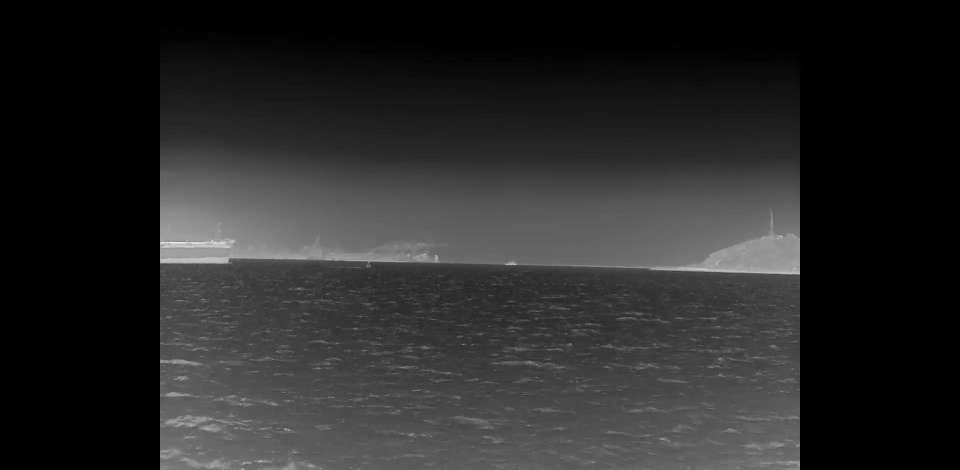
#> input picture jierui24tools/judge_inf_rgb_area/inf_000008.jpg, 1920 x 940 px, given in place of 000001.jpg, which was not available (shown at 1/2 size)
$ python judge_cv_ssim_v2.py
#> lines starting #> are read from the running program, lines starting #| are printed output that depends on the picture; after the words box and inside, x2 and y2 are one past the last pixel; in counts of white or black regions, pixels touching at a corner belong together; pictures that were not available may be replaced by others from this repository, and a replacement may not be noted
import cv2
import pandas as pd
import numpy as np
import math
from skimage.metrics import structural_similarity as ssim
from sklearn.metrics.pairwise import cosine_similarity
from skimage.metrics import normalized_mutual_information

import os

# ========== CONFIG ==========
RGB_IMG_DIR = r"C:\Users\liuji\Downloads/jierui24_final/0061/visible/image"
IR_IMG_DIR = r"C:\Users\liuji\Downloads/jierui24_final/0061/infrared/image"
RGB_GT_PATH = r"C:\Users\liuji\Downloads/jierui24_final_RGB/train/0061/gt/gt_mask.txt"
IR_GT_PATH = r"C:\Users\liuji\Downloads/jierui24_final_INF/train/0061/gt/gt.txt"

RGB_IMG_DIR = r"/Users/lisushang/Downloads/jierui24_final_RGB/train/0061/image"
IR_IMG_DIR = r"/Users/lisushang/Downloads/jierui24_final_INF/train/0061/image"
RGB_GT_PATH = r"/Users/lisushang/Downloads/jierui24_final_RGB/train/0061/gt/gt_mask.txt"
IR_GT_PATH = r"/Users/lisushang/Downloads/jierui24_final_INF/train/0061/gt/gt.txt"
FRAME_START, FRAME_END = 1, 119  # 改成你的帧范围
# ============================

# ========== UTILITIES ==========
# [8 lines left out: function preprocess_image, not called in this run]

def compute_motion_vector(df, frame, win=3):
    sub = df[(df['frame'] >= frame - win // 2) & (df['frame'] <= frame + win // 2)]
    vectors = {}
    for obj_id, g in sub.groupby('id'):
        g = g.sort_values('frame')
        if len(g) >= 2:
            center = g[['x', 'y']].values + g[['w', 'h']].values / 2
            h = g['h'].values
            motion = (center[1:] - center[:-1]) / h[:-1, np.newaxis]
            vectors[obj_id] = np.mean(motion, axis=0)
    return vectors

def compute_affine_align_matrix(ir_box, rgb_box):
    x_ir, y_ir, w_ir, h_ir = ir_box
    x_rgb, y_rgb, w_rgb, h_rgb = rgb_box

    scale_w = w_rgb / w_ir
    scale_h = h_rgb / h_ir

    cx_ir = x_ir + w_ir / 2
    cy_ir = y_ir + h_ir / 2
    cx_rgb = x_rgb + w_rgb / 2
    cy_rgb = y_rgb + h_rgb / 2

    tx = cx_rgb - cx_ir * scale_w
    ty = cy_rgb - cy_ir * scale_h

    return np.array([[scale_w, 0, tx], [0, scale_h, ty]], dtype=np.float32)

def get_nonzero_mask(aligned_ir):
    # 将图像转为灰度并检测非零像素
    gray = cv2.cvtColor(aligned_ir, cv2.COLOR_BGR2GRAY)
    mask = (gray > 0).astype(np.uint8) * 255  # 非零区域为255，其余为0
    return mask

# [8 lines left out: function compute_mi, not called in this run]
def feature_match_orb(img1, img2, mask):
    # 1. 使用掩码裁剪有效区域
    x, y, w, h = cv2.boundingRect(mask)
    img1_masked = img1[y:y + h, x:x + w]
    img2_masked = img2[y:y + h, x:x + w]

    # 2. 初始化 ORB 检测器
    orb = cv2.ORB_create()
    kp1, des1 = orb.detectAndCompute(img1_masked, None)
    kp2, des2 = orb.detectAndCompute(img2_masked, None)

    # 3. 检查关键点和描述符有效性
    if des1 is None or des2 is None or len(kp1) == 0 or len(kp2) == 0:
        return 0.0  # 无关键点或描述符时返回 0

    # 4. 确保描述符维度一致（ORB 默认应为 32，但需验证）
    if des1.shape[1] != des2.shape[1]:
        return 0.0  # 描述符维度不一致时直接返回 0

    # 5. 匹配描述符
    bf = cv2.BFMatcher(cv2.NORM_HAMMING, crossCheck=True)
    try:
        matches = bf.match(des1, des2)
        match_ratio = len(matches) / max(len(kp1), len(kp2))
    except cv2.error as e:
        print(f"匹配错误: {e}")
        return 0.0

    return match_ratio


# [42 lines left out: functions compute_masked_ssim, compute_masked_psnr, not called in this run]


def extract_patch(img, box):
    x, y, w, h = map(int, box)
    return img[y:y+h, x:x+w]

# ========== MAIN ==========

columns = ['frame', 'id', 'x', 'y', 'w', 'h', 'conf', 'class', 'vis']
inf_gt = pd.read_csv(IR_GT_PATH, header=None, names=columns)
#> (reads jierui24tools/judge_inf_rgb_area/gt.txt from the repository)
rgb_gt = pd.read_csv(RGB_GT_PATH, header=None, names=columns)
#> (reads jierui24tools/judge_inf_rgb_area/gt_mask.txt from the repository)

best_ssim = -1
best_frame = -1
best_M = None

for frame_id in range(FRAME_START, FRAME_END):
    img_ir_path = os.path.join(IR_IMG_DIR, f"{frame_id:06d}.jpg")
    img_rgb_path = os.path.join(RGB_IMG_DIR, f"{frame_id:06d}.jpg")
    img_ir = cv2.imread(img_ir_path)
#> img_ir is the input picture: shape (940, 1920, 3); min 0, max 255, mean 40.3
    img_rgb = cv2.imread(img_rgb_path)
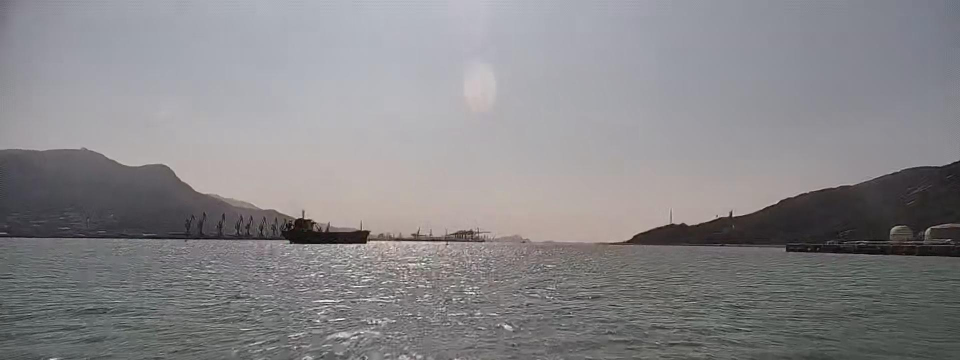
#> input picture jierui24tools/judge_inf_rgb_area/rgb_000008.jpg, 1920 x 720 px, given in place of 000001.jpg, which was not available (shown at 1/2 size)
#> img_rgb is the input picture: shape (720, 1920, 3); mean B, G, R 137.1, 134.6, 135.9
    if img_ir is None or img_rgb is None:
        continue

    inf_vecs = compute_motion_vector(inf_gt, frame_id)
    rgb_vecs = compute_motion_vector(rgb_gt, frame_id)

    best_pair = None
    best_sim = -1
    for iid, ivec in inf_vecs.items():
        for rid, rvec in rgb_vecs.items():
            sim = cosine_similarity([ivec], [rvec])[0][0]
            if sim > best_sim:
                best_sim = sim
                best_pair = (iid, rid)

    if best_pair is None:
        continue
    if ((inf_gt['frame'] == frame_id) & (inf_gt['id'] == best_pair[0])).sum()==0 or ((rgb_gt['frame'] == frame_id) & (rgb_gt['id'] == best_pair[1])).sum()== 0:
        continue
    ir_box = inf_gt[(inf_gt['frame'] == frame_id) & (inf_gt['id'] == best_pair[0])][['x', 'y', 'w', 'h']].iloc[0].values
    rgb_box = rgb_gt[(rgb_gt['frame'] == frame_id) & (rgb_gt['id'] == best_pair[1])][['x', 'y', 'w', 'h']].iloc[0].values

    M = compute_affine_align_matrix(ir_box, rgb_box)

    '''calc by box'''
        # [5 lines of commented-out code are left out]
    '''ended'''
    '''calc by RGB and INF overlap'''
    # Step 5: warp IR image
    h_rgb, w_rgb = img_rgb.shape[:2]
#> h_rgb = 720; w_rgb = 1920
    aligned_ir = cv2.warpAffine(img_ir, M, (w_rgb, h_rgb), borderMode=cv2.BORDER_CONSTANT, borderValue=0)
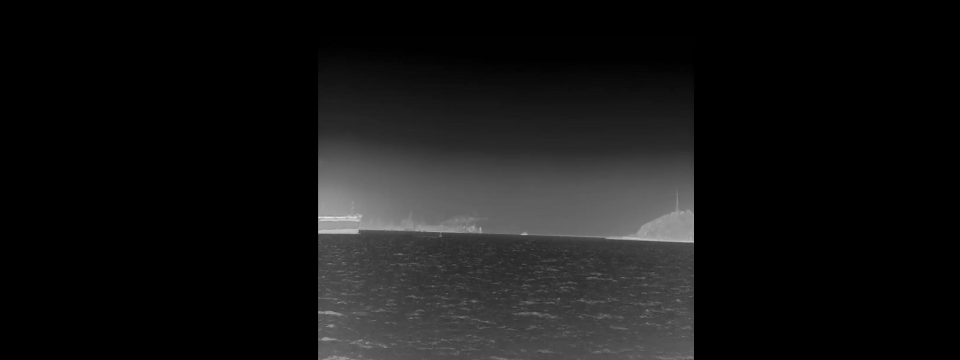
#> aligned_ir: shape (720, 1920, 3) (shown at 1/2 size); min 0, max 253, mean 20.7
    # 生成掩码并裁剪有效区域
    mask = get_nonzero_mask(aligned_ir)
#> in get_nonzero_mask, `mask = (gray > 0).astype(np.uint8) * 255`:
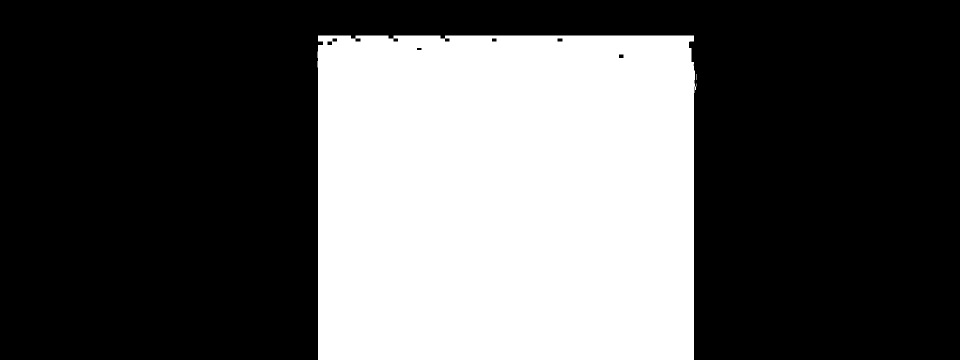
#> mask: shape (720, 1920) (shown at 1/2 size); 35.2% white; 2 white regions (1 under 20 px), largest, box (x1, y1, x2, y2) and area: (635, 71, 1393, 720) 487157
    ir_patch = cv2.bitwise_and(aligned_ir, aligned_ir, mask=mask)
    rgb_patch = img_rgb.copy()
    '''ended'''
    '''calc psnr ssim'''
    if ir_patch.shape != rgb_patch.shape:
        ir_patch = cv2.resize(ir_patch, (rgb_patch.shape[1], rgb_patch.shape[0]))

    # 计算掩码区域的相似度
    # ssim_score = compute_masked_ssim(ir_patch, rgb_patch, mask)
    # psnr_score = compute_masked_psnr(ir_patch, rgb_patch, mask)
    ssim_score = feature_match_orb(ir_patch, rgb_patch,mask)
#> in feature_match_orb, `x, y, w, h = cv2.boundingRect(mask)`: x = 635; y = 71; w = 758; h = 649
#> in feature_match_orb, `img1_masked = img1[y:y + h, x:x + w]`:
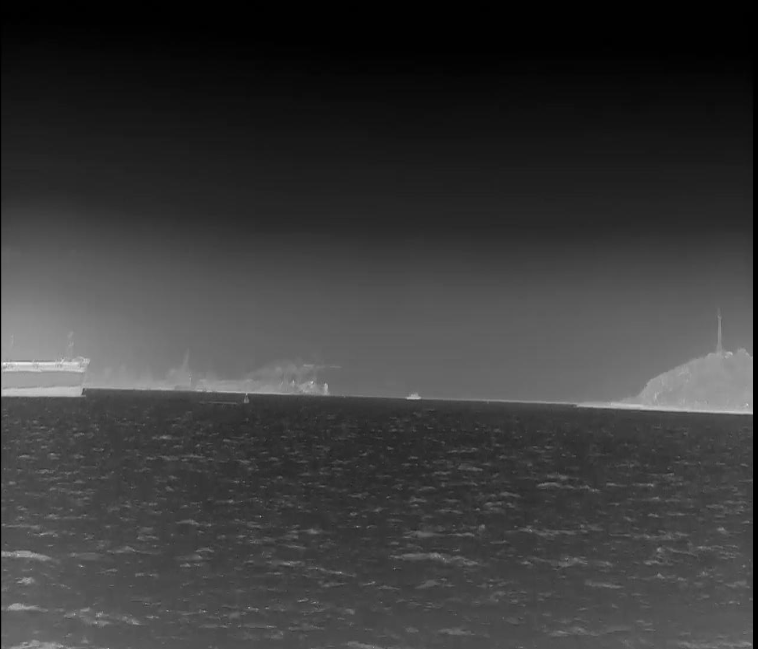
#> img1_masked: shape (649, 758, 3); min 0, max 253, mean 58.2
#> in feature_match_orb, `img2_masked = img2[y:y + h, x:x + w]`:
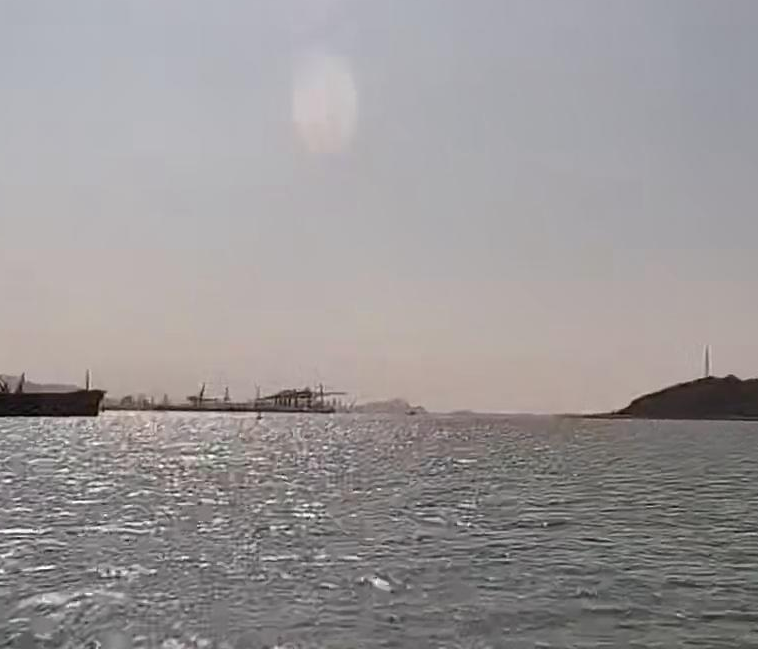
#> img2_masked: shape (649, 758, 3); mean B, G, R 151.2, 150.5, 154.4
#> in feature_match_orb, `kp1, des1 = orb.detectAndCompute(img1_masked, None)`: kp1 = 417 keypoints; strongest (x, y, size): (79, 395, 37.2), (80, 395, 31), (79, 394, 53.6), (82, 393, 31)
#> in feature_match_orb, `kp2, des2 = orb.detectAndCompute(img2_masked, None)`: kp2 = 500 keypoints; strongest (x, y, size): (96, 414, 37.2), (100, 413, 37.2), (97, 415, 31), (100, 412, 31)
#> in feature_match_orb, `matches = bf.match(des1, des2)`: matches = 129 matches
#> in feature_match_orb, `match_ratio = len(matches) / max(len(kp1), len(kp2))`: match_ratio = 0.258
#> ssim_score = 0.258

    # 显示合并图像（RGB + IR）和帧号
    combined = np.vstack((img_rgb, aligned_ir))
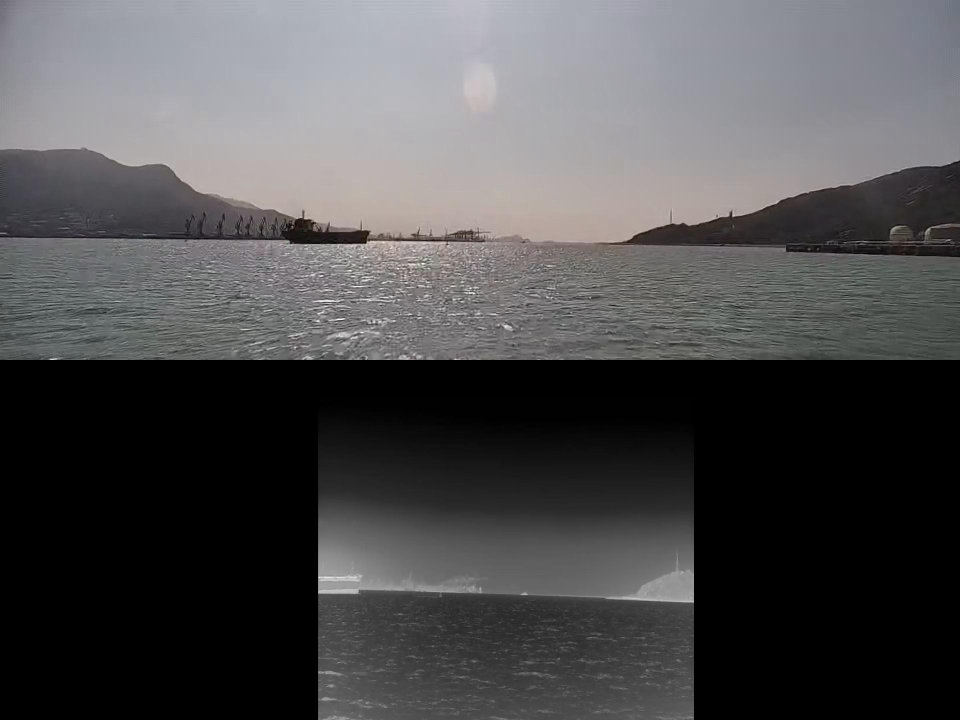
#> combined: shape (1440, 1920, 3) (shown at 1/2 size); mean B, G, R 78.9, 77.6, 78.3
    text = f"Frame: {frame_id}, SSIM: {ssim_score:.2f}"
#> text = 'Frame: 1, SSIM: 0.26'
    cv2.putText(combined, text, (10, 30), cv2.FONT_HERSHEY_SIMPLEX, 0.8, (0, 255, 0), 2)
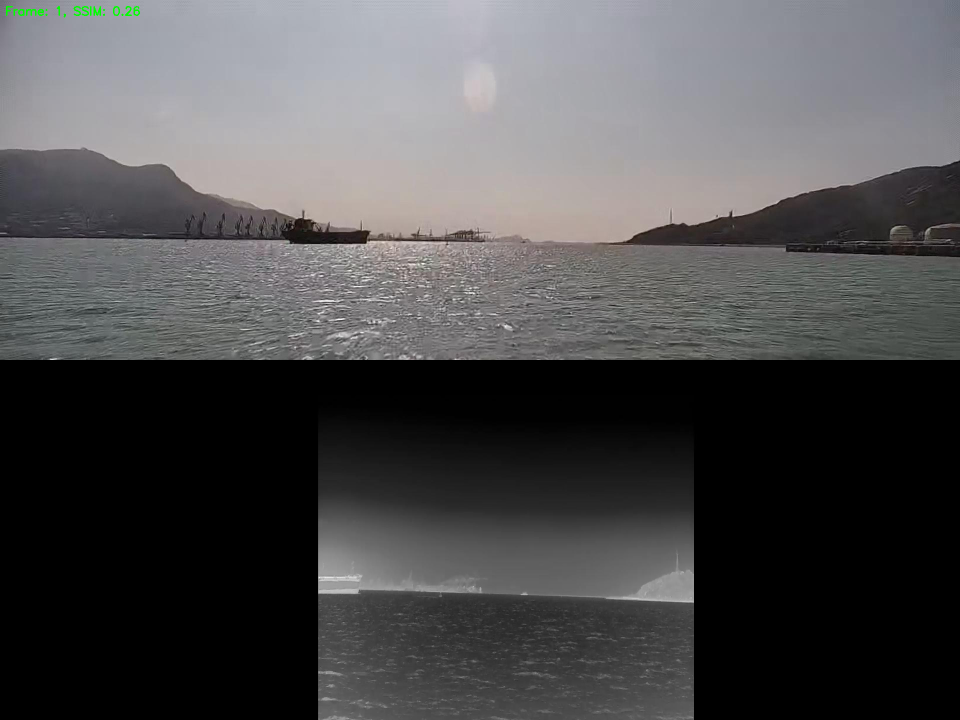
#> combined: shape (1440, 1920, 3) (shown at 1/2 size); 0.06% of pixels changed, all inside (x1, y1, x2, y2) = (12, 12, 280, 35)
    cv2.imshow("RGB vs Aligned IR", combined)

    # 按 'q' 退出，其他键继续
    key = cv2.waitKey(0)
#> (key q is pressed here)
    if key == ord('q'):
        break

    if ssim_score > best_ssim:
        best_ssim = ssim_score
        best_frame = frame_id
        best_M = M.copy()

cv2.destroyAllWindows()
# ========== OUTPUT ==========
print(f"\nBest SSIM frame: {best_frame}")
print("Best Affine Matrix (IR → RGB):\n", best_M)
